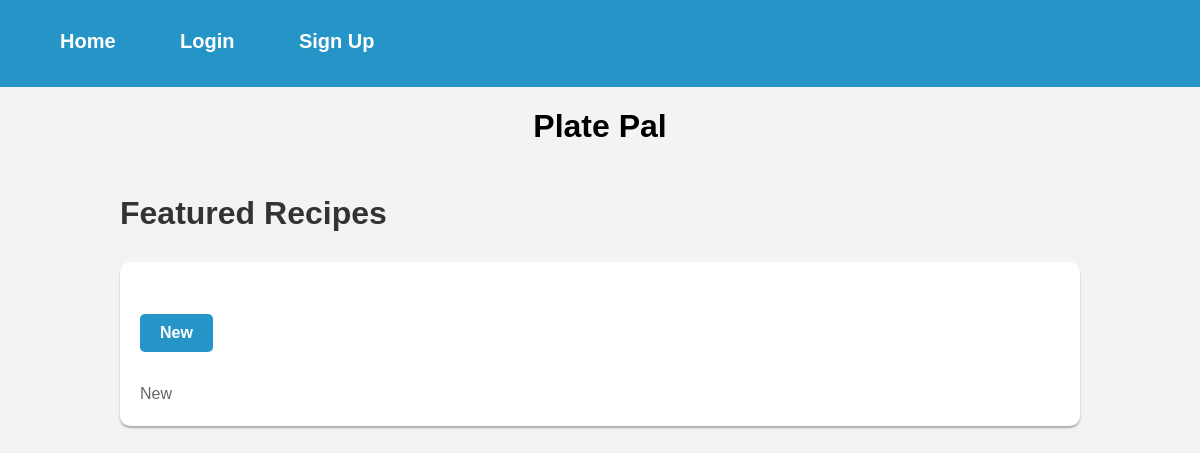
Before: / with the older database file.
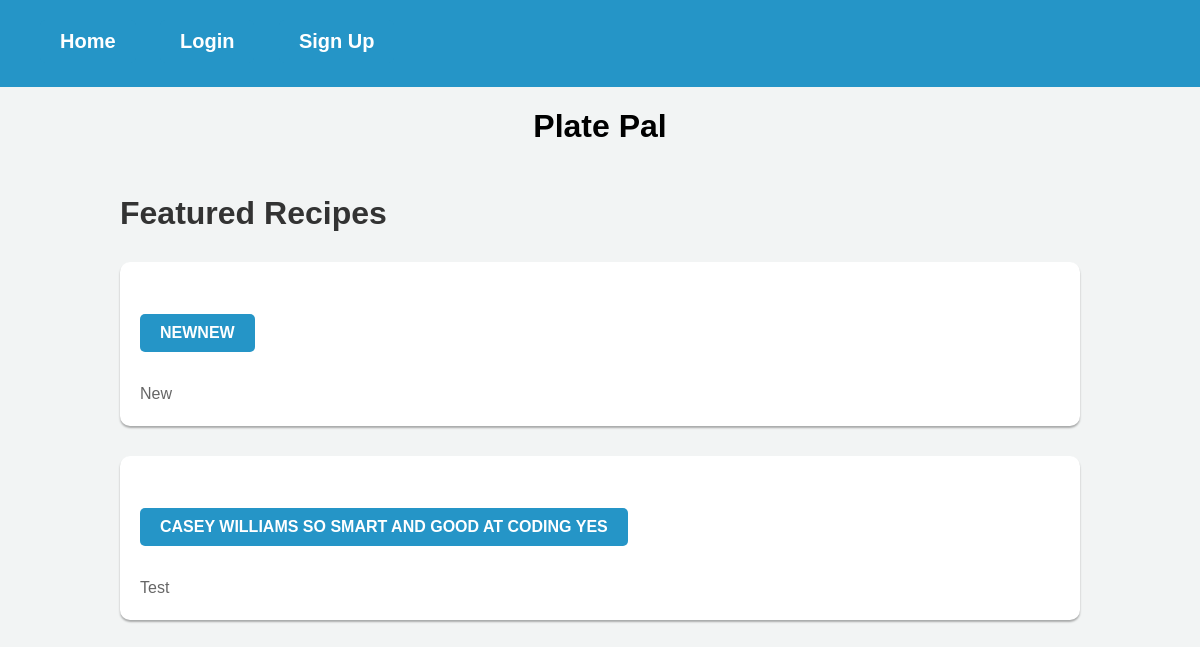
After: the same page with the newer database file.
### website/models.py (models this page shows)
class Recipe(db.Model):
    id = db.Column(db.Integer, primary_key=True)
    user_id = db.Column(db.Integer, db.ForeignKey('user.id'), nullable=False)
    title = db.Column(db.String(128), nullable=False)
    description = db.Column(db.String(512), nullable=False)
    servings = db.Column(db.Integer, nullable=False)
    prep_time = db.Column(db.Integer, nullable=False)
    cook_time = db.Column(db.Integer, nullable=False)
    ingredients = db.relationship('Ingredient', backref='recipe', lazy=True, cascade='all, delete')
    instructions = db.relationship('Instruction', backref='recipe', lazy=True, cascade='all, delete')
    tags = db.relationship('Tags', backref='recipe', lazy=True, cascade='all, delete')
    comments = db.relationship('Comments', backref='recipe', lazy=True, cascade='all, delete-orphan')
    likes = db.Column(db.Integer, default=0)

### website/views.py (the view)
@views.route('/', methods=['GET', 'POST'])
def home():
    recipes = Recipe.query.all()
    return render_template("home.html", user=current_user, recipes=recipes)

### website/templates/home.html (shortened to what this page needs)
{% extends "base.html" %}
{% block content %}
<link rel="stylesheet" type="text/css" href="{{ url_for('static', filename='home.css') }}">
    <div>
        <h1 align="center">Plate Pal</h1>
    </div>
    <div class="recipes">
        <h2>Featured Recipes</h2>
        {% for recipe in recipes %}
            <div class="recipe">
                <h2><a href="{{ url_for('views.recipe', recipe_id=recipe.id) }}">{{ recipe.title }}</a></h2>
                <p>{{ recipe.description }}</p>
            </div>
        {% endfor %}
    </div>
{% endblock %}

Changed rows visible on the page:
changed Recipe "New": title "New" → "NEWNEW"
added Recipe: title "CASEY WILLIAMS SO SMART AND GOOD AT CODING YES", description "Test"
